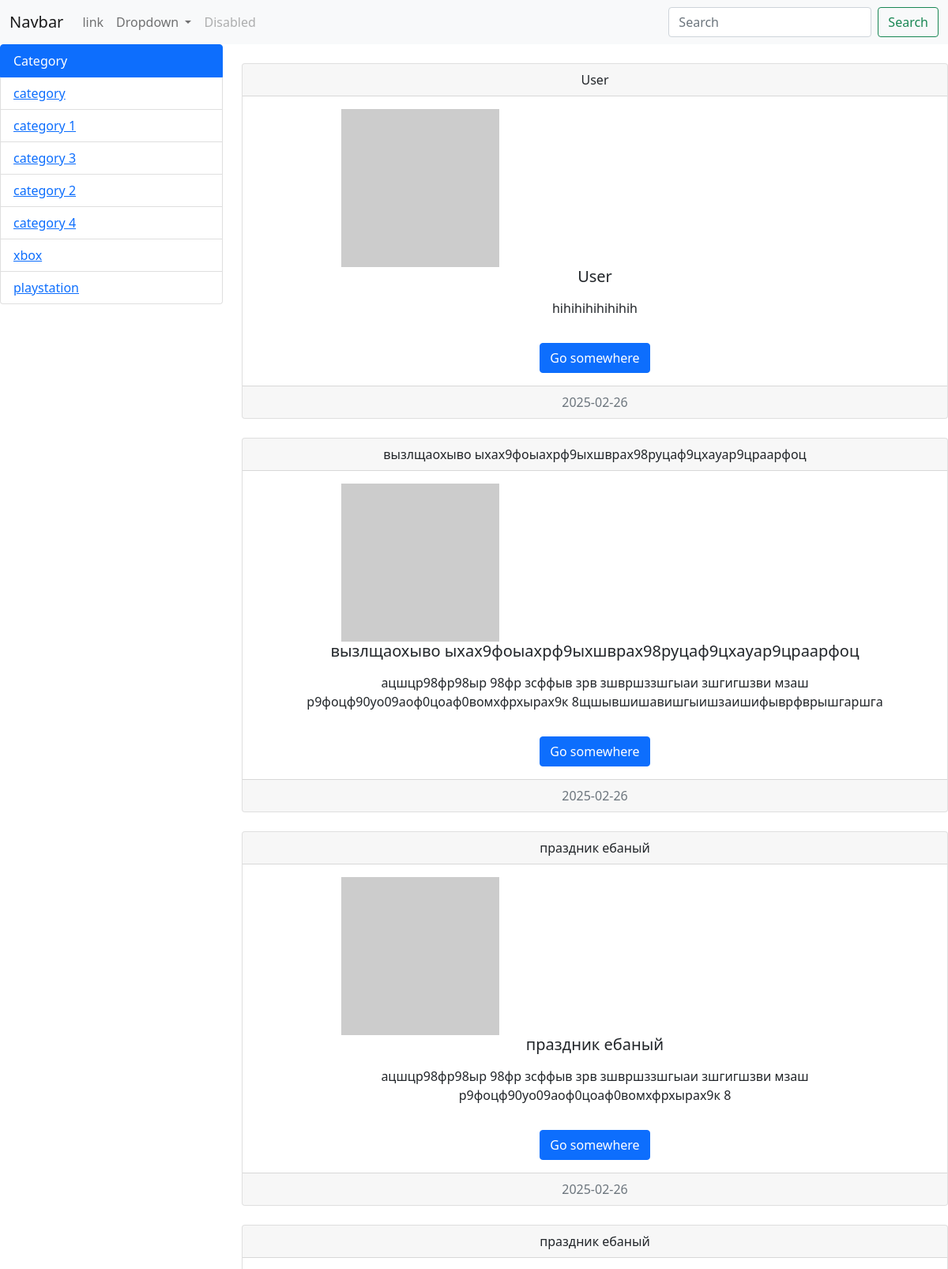
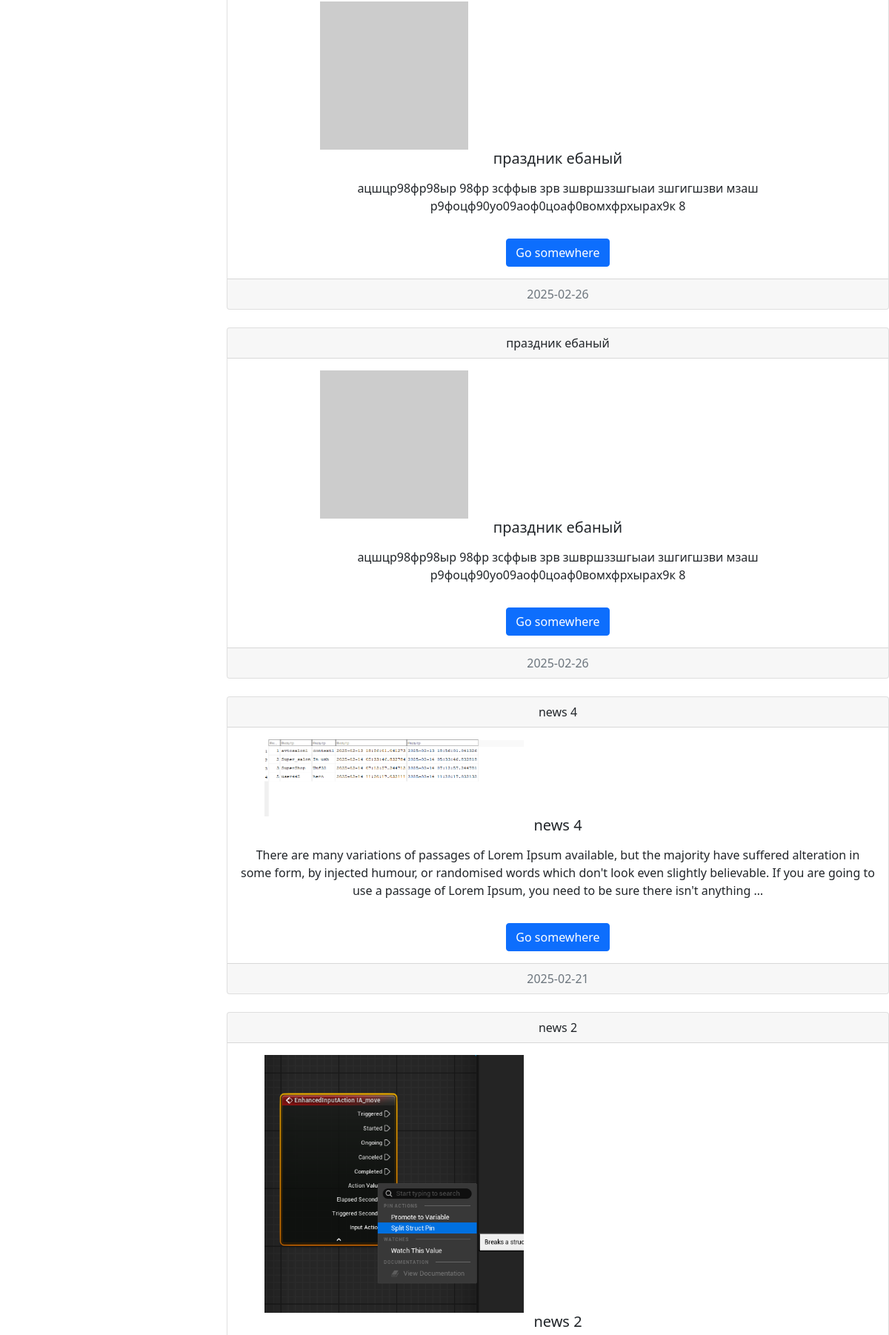
The page / (upper part) on the database its author committed (2 pictures, top to bottom).
### configapp/models.py (models this page shows, shortened)
class Categories(models.Model):
    title = models.CharField(max_length=50)

class News(models.Model):
    title = models.CharField(max_length=50, verbose_name='news')
    context = models.TextField(blank=True)
    created_ed = models.DateTimeField(auto_now_add=True)
    updated_ed = models.DateTimeField(auto_now=True)
    category = models.ForeignKey(Categories, on_delete=models.CASCADE,related_name='getn')
    photo = models.ImageField(upload_to='photos/%Y/%m/%d/')
    is_bool = models.BooleanField(default=True)
    viesws = models.IntegerField(default=0)
    def __str__(self):
        return self.title
    class Meta:
        verbose_name = "NEW"
        verbose_name_plural = "NEWS"
        ordering = ['-created_ed']

### configapp/views.py (the view)
# urls.py: path('', index, name='home'),
def index(request):
    news = News.objects.all()
    categories = Categories.objects.all()
    context = {
        "news":news,
        "categories":categories
    }
    return render(request, 'index.html', context=context)

### configapp/templates/index.html (shortened to what this page needs)
<!DOCTYPE html>
<html lang="en">
<head>
    <link href="https://cdn.jsdelivr.net/npm/bootstrap@5.0.2/dist/css/bootstrap.min.css" rel="stylesheet"
>
</head>
<body>
<nav class="navbar navbar-expand-lg navbar-light bg-light">
  <div class="container-fluid">
    <a class="navbar-brand" href="#">Navbar</a>
    <div class="collapse navbar-collapse" id="navbarSupportedContent">
      <ul class="navbar-nav me-auto mb-2 mb-lg-0">
        <li class="nav-item">
          <a class="nav-link" href="#">link</a>
        </li>
        <li class="nav-item dropdown">
          <a class="nav-link dropdown-toggle" href="#" id="navbarDropdown" role="button" data-bs-toggle="dropdown"
             aria-expanded="false">
            Dropdown
          </a>
        </li>
        <li class="nav-item">
          <a class="nav-link disabled" href="#" tabindex="-1" aria-disabled="true">Disabled</a>
        </li>
      </ul>
      <form class="d-flex">
        <input class="form-control me-2" type="search" placeholder="Search" aria-label="Search">
        <button class="btn btn-outline-success" type="submit">Search</button>
      </form>
    </div>
  </div>
</nav>
<div class="row">
  <div class="col-3">
    <ul class="list-group">
        <li class="list-group-item active" aria-current="true">Category</li>
        {% for item in categories %}
        <li class="list-group-item">
        <a href="{% url 'category_news' item.id %}">{{ item.title }}</a>
        </li>
        {% endfor %}
    </ul>
  </div>
  <div class="col-9">
    {% for item in news %}
    <div class="card text-center mt-4">
      <div class="card-header">
      {{ item.title }}
      </div>
      <div class="card-body">
        <div class="row">
          <div class="col-6">
            {% if item.photo %}
              <img src="{{ item.photo.url }}" alt="" width="350">
            {% else %}
              <img src="https://picsum.photos/200" alt="">
            {% endif %}
          </div>
        </div>
        <h5 class="card-title">{{item.title}}</h5>
        <p class="card-text">{{item.context |safe|linebreaks|truncatewords:50}}</p>
        <a href="{% url 'new_about' item.pk %}" class="btn btn-primary mt-3">Go somewhere</a>
      </div>
      <div class="card-footer text-muted">
        {{ item.created_ed|date:"Y-m-d" }}
      </div>
    </div>
    {% endfor %}
  </div>
</div>
</body>
</html>

### rows shown on the page
Categories: title "category"
Categories: title "category 1"
Categories: title "category 3"
Categories: title "category 2"
Categories: title "category 4"
Categories: title "xbox"
Categories: title "playstation"
News: title "User", context "hihihihihihihih", created_ed "2025-02-26"
News: title "вызлщаохыво ыхах9фоыахрф9ыхшврах98руцаф9цхауар9цраарфоц", context "ацшцр98фр98ыр 98фр зсффыв зрв зшвршззшгыаи зшгигшзви мзаш р9фоцф90уо09аоф0цоаф0вомхфрхырах9к 8щшывшишавишгыишзаишифыврфврышгаршга", created_ed "2025-02-26"
News: title "праздник ебаный", context "ацшцр98фр98ыр 98фр зсффыв зрв зшвршззшгыаи зшгигшзви мзаш р9фоцф90уо09аоф0цоаф0вомхфрхырах9к 8", created_ed "2025-02-26"
News: title "праздник ебаный", context "ацшцр98фр98ыр 98фр зсффыв зрв зшвршззшгыаи зшгигшзви мзаш р9фоцф90уо09аоф0цоаф0вомхфрхырах9к 8", created_ed "2025-02-26"
News: title "праздник ебаный", context "ацшцр98фр98ыр 98фр зсффыв зрв зшвршззшгыаи зшгигшзви мзаш р9фоцф90уо09аоф0цоаф0вомхфрхырах9к 8", created_ed "2025-02-26"
News: title "news 4", photo (picture), context "There are many variations of passages of Lorem Ipsum available, but the majority have suffered alteration in some form, by injected humour, or randomised words which don't look even slightly believable. If you are going to use a passage of Lorem Ipsum, you need to be sure there isn't anything …", created_ed "2025-02-21"
News: title "news 2", photo (picture)
